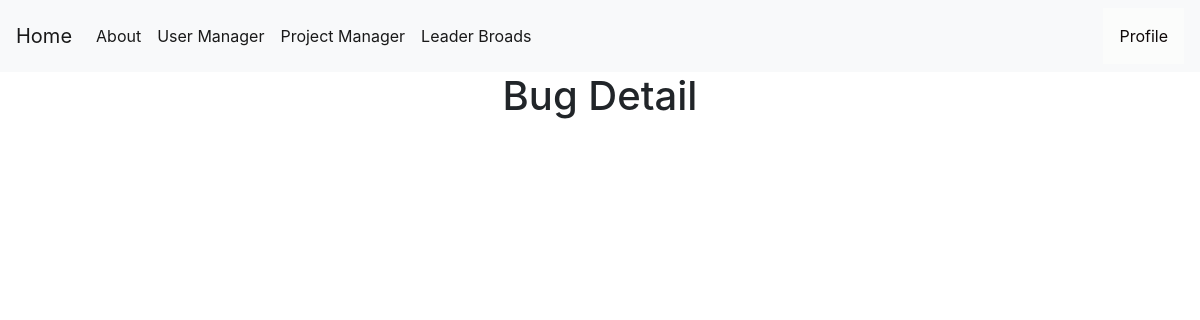
The app's page /bug-detail/2 (signed in), older data.
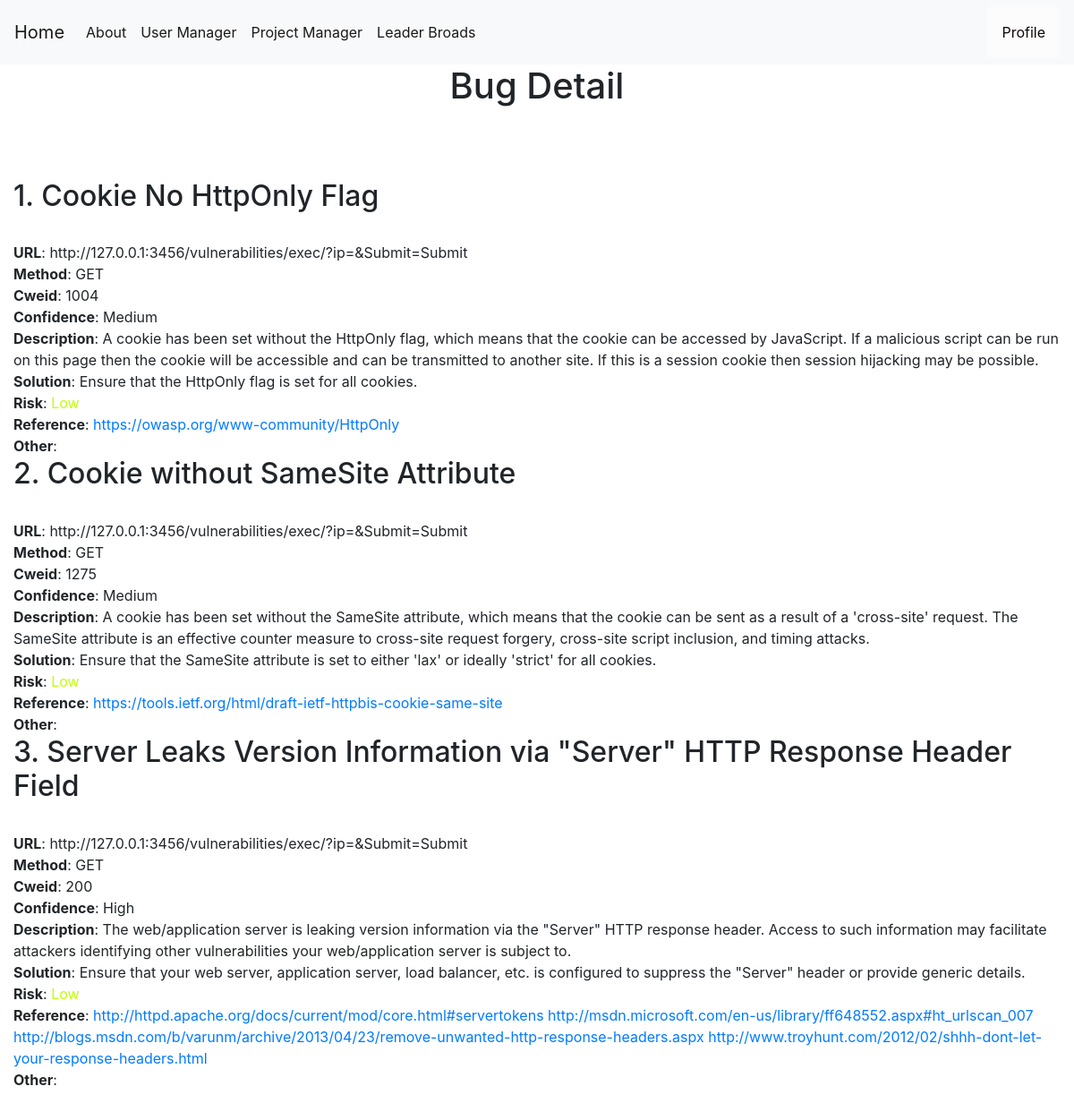
The same page, newer data.
### tables this page shows
CREATE TABLE bugs (
    bugid INTEGER PRIMARY KEY AUTOINCREMENT,
    requestid INTEGER NOT NULL,
    name TEXT NOT NULL,
    bugurl TEXT NOT NULL,
    method TEXT  ,
    cweid TEXT  ,
    confidence TEXT  ,
    description TEXT  ,
    solution TEXT  ,
    risk TEXT  ,
    reference TEXT ,
    other TEXT  ,
    pentester TEXT,
    FOREIGN KEY (pentester) REFERENCES users(userid) ON DELETE CASCADE
    FOREIGN KEY (requestid) REFERENCES requests(requestid) ON DELETE CASCADE
);

### app.py (the view)
@app.route('/bug-detail/<int:id>', methods=('GET', 'POST'))
def bug_detail(id):
    msg = ''
    conn = get_db_connection()
    if session["userid"] == None:
        return redirect(url_for('login'))
    currentuser = get_current_user()
    conn = get_db_connection()
    requesturl = conn.execute('SELECT requesturl FROM requests WHERE requestid = ?',(id,)).fetchone()
    bugs = conn.execute('SELECT * FROM bugs WHERE bugurl LIKE ?',(requesturl["requesturl"],)).fetchall()
    return render_template('bug_detail.html',request=request,currentuser=currentuser,bugs=bugs,msg=msg)

### app.py (called while the page is built)
def get_db_connection():
    conn = sqlite3.connect('database.db')
    conn.row_factory = sqlite3.Row
    return conn

def get_current_user():
    userid = session["userid"]
    conn = get_db_connection()
    user = conn.execute('SELECT * FROM users WHERE userid = ?',(userid,)).fetchone()
    conn.commit()
    conn.close()
    return user

### templates/bug_detail.html (shortened to what this page needs)
{% extends 'base.html' %}
{% block content %}
    <center><h1>{% block title %}  Bug Detail  {% endblock %}</h1></center>
    <link rel= "stylesheet" type= "text/css" href= "{{ url_for('static',filename='css/showuser.css') }}">
  {% for bug in bugs %}
    <h2>{{ loop.index }}. {{bug.name}}</h2></br>
    <b>URL</b>: {{bug.bugurl}}</br>
    <b>Method</b>: {{bug.method}}<br>
    <b>Cweid</b>: {{bug.cweid}}</br>
    <b>Confidence</b>: {{bug.confidence}}</br>
    <b>Description</b>: {{bug.description}}</br>
    <b>Solution</b>: {{bug.solution}}</br>
    <b>Risk</b>:
    {% if bug.risk == "Informational" %}
    <a style="color:#00ffbf;">{{bug.risk}}</a></br>
    {% elif bug.risk == "Low" %}
    <a style="color:#bfff00;">{{bug.risk}}</a></br>
    {% elif bug.risk == "Medium" %}
    <a style="color:#ffbf00;">{{bug.risk}}</a></br>
    {% elif bug.risk == "High" %}
    <a style="color:#ff0000;">{{bug.risk}}</a></br>
    {% elif bug.risk == "Critical" %}
    <a style="color:#8000ff;" >{{bug.risk}}</a></br>
    {% endif %}
    <b>Reference</b>: <a href="{{bug.reference}}">{{bug.reference}}</a></br>
    <b>Other</b>: {{bug.other}}</br>
  {% endfor %}
{% endblock %}

Row changes from the older to the newer data that the page shows:
added bugs: name "Cookie No HttpOnly Flag", bugurl "http://127.0.0.1:3456/vulnerabilities/exec/?ip=&Submit=Submit", method "GET", cweid "1004", confidence "Medium", description "A cookie has been set without the HttpOnly flag, which means that the cookie can be accessed by JavaScript. If a malicious script can be run on this page then the cookie will be accessible and can be transmitted to another site. If this is a session cookie then session hijacking may be possible.", solution "Ensure that the HttpOnly flag is set for all cookies.", risk "Low", reference "https://owasp.org/www-community/HttpOnly"
added bugs: name "Cookie without SameSite Attribute", bugurl "http://127.0.0.1:3456/vulnerabilities/exec/?ip=&Submit=Submit", method "GET", cweid "1275", confidence "Medium", description "A cookie has been set without the SameSite attribute, which means that the cookie can be sent as a result of a 'cross-site' request. The SameSite attribute is an effective counter measure to cross-site request forgery, cross-site script inclusion, and timing attacks.", solution "Ensure that the SameSite attribute is set to either 'lax' or ideally 'strict' for all cookies.", risk "Low", reference "https://tools.ietf.org/html/draft-ietf-httpbis-cookie-same-site"
added bugs: name "Server Leaks Version Information via \"Server\" HTTP Response Header Field", bugurl "http://127.0.0.1:3456/vulnerabilities/exec/?ip=&Submit=Submit", method "GET", cweid "200", confidence "High", description "The web/application server is leaking version information via the \"Server\" HTTP response header. Access to such information may facilitate attackers identifying other vulnerabilities your web/application server is subject to.", solution "Ensure that your web server, application server, load balancer, etc. is configured to suppress the \"Server\" header or provide generic details.", risk "Low", reference "http://httpd.apache.org/docs/current/mod/core.html#servertokens http://msdn.microsoft.com/en-us/library/ff648552.aspx#ht_urlscan_007 http://blogs.msdn.com/b/varunm/archive/2013/04/23/remove-unwanted-http-response-headers.aspx http://www.troyhunt.com/2012/02/shhh-dont-let-your-response-headers.html"
